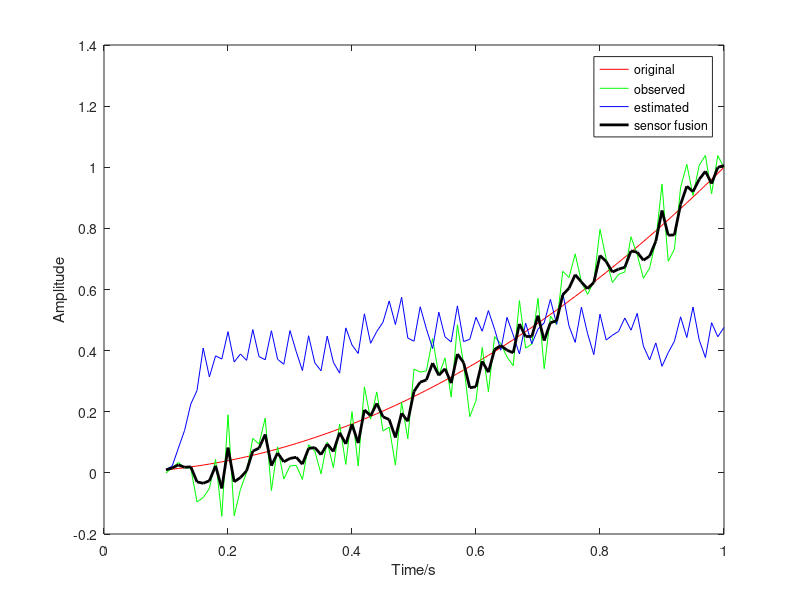

The MATLAB source for this figure:
%%  Kalman Filter
clc,clear;

% X(K)=F*X(K-1)+Q
% Y(K)=H*X(K)+R

% 
t=0.1:0.01:1;
L=length(t);

% real signal x, and observation y
x=zeros(1,L);
y=x;
y2=x;

x(1)=0.01;
for i=2:L
    x(i)=t(i)^2;
%     x(i)=x(i-1)*1;
    % add noise
    y(i)=x(i)+normrnd(0,0.1);
    y2(i)=x(i)+normrnd(0,0.01);
end
plot(t,x,t,y,'LineWidth',2);
%%
x3=zeros(1,L);
y3=zeros(1,L);
x3(1)=0.1;
y3(1)=0.1^2;
for i=2:L
    % real signal
    x3(i)=sin(3*x3(i-1));
    y3(i)=x3(i)^2+normrnd(0,0.1);
end
plot(t,x3,t,y3,'LineWidth',2);

%%
% filter algorithm

% model 1
% X(K)=X(K-1)+Q
% Y(K)=X(K)+R
% Q~N(0,1), R~N(0,1)
F1=1;
H1=1;
Q1=0.1;
R1=1;
Xplus1=zeros(1,L);
% initial value Xplus1(1)~N(0.01,0.01^2)
Xplus1(1)=0.01;
Pplus1=0.01^2;
% X(K)minus=F*X(K-1)plus
% P(K)minus=F*P(K-1)plus*F'+Q
% K=P(K)minus*H'*inv(H*P(K)minus*H'+R)
% X(K)plus=X(K)minus+K*(y(k)-H*X(K)minus)
% P(K)plus=(I-K*H)*P(K)minus
for i=2:L
    % prediction
    Xminus1=F1*Xplus1(i-1);
    Pminus1=F1*Pplus1*F1'+Q1;
    % update
    K1=(Pminus1*H1')/(H1*Pminus1*H1'+R1);
    Xplus1(i)=Xminus1+K1*(y(i)-H1*Xminus1);
    Pplus1=(eye(1)-K1*H1)*Pminus1;
end
plot(t,x,'r',t,y,'g',t,Xplus1,'b','LineWidth',2);


%%
% model 2
% X(K)=X(K-1)+X'(K-1)*dt+X"(K-1)*dt^2*(1/2!)+Q2
% Y(K)=X(K)+R, R~N(0,1)

% observation equation
% X=[X(K); X'(K); X"(K)]
% Y(K)=H*X+R, H=[1 0 0]

% prediction equation
% X(K)=X(K-1)+X'(K-1)*dt+X"(K-1)*dt^2*(1/2!)+Q2
% X'(K)=0*X(K-1)+X'(K-1)+X"(K-1)*dt+Q3
% X"(K)=0*X(K-1)+0*X'(K-1)+X"(K-1)+Q4
% F= 1    dt    0.5*dt^2
%    0    1      dt
%    0    0      1
% Q= Q2 0  0
%     0 Q3 0
%     0 0  Q4

dt=t(2)-t(1);
F2=[1,dt,0.5*dt^2;
    0,1,dt;
    0,0,1];
H2=[1,0,0];
Q2=[1,0,0;0,0.01,0;0,0,0.0001];
R2=20;
% initial value
Xplus2=zeros(3,L);
Xplus2(1,1)=0.1^2;
Xplus2(2,1)=0;
Xplus2(3,1)=0;
Pplus2=[0.01,0,0;  0,0.01,0;   0,0,0.0001];
for i=2:L
    Xminus2=F2*Xplus2(:,i-1);
    Pminus2=F2*Pplus2*F2'+Q2;
    K2=Pminus2*H2'/(H2*Pminus2*H2'+R2);
    Xplus2(:,i)=Xminus2+K2*(y(i)-H2*Xminus2);
    Pplus2=(eye(3)-K2*H2)*Pminus2;
end
plot(t,x,'r',t,y,'g',t,Xplus2(1,:),'b','LineWidth',2);
xlabel('Time/s');
ylabel('Amplitude');
legend('original','observed','estimated');

%%
% for x3 with model 2
dt=t(2)-t(1);
F2=[1,dt,0.5*dt^2;
    0,1,dt;
    0,0,1];
H2=[1,0,0];
Q2=[1,0,0;0,0.01,0;0,0,0.0001];
R2=20;
% initial value
Xplus2=zeros(3,L);
Xplus2(1,1)=0.1^2;
Xplus2(2,1)=0;
Xplus2(3,1)=0;
Pplus2=[0.01,0,0;  0,0.01,0;   0,0,0.0001];
for i=2:L
    Xminus2=F2*Xplus2(:,i-1);
    Pminus2=F2*Pplus2*F2'+Q2;
    K2=Pminus2*H2'/(H2*Pminus2*H2'+R2);
    Xplus2(:,i)=Xminus2+K2*(y3(i)-H2*Xminus2);
    Pplus2=(eye(3)-K2*H2)*Pminus2;
end
plot(t,x3,'r',t,y3,'g',t,Xplus2(1,:),'b','LineWidth',2);

%%
% sensor fusion
% Y1(K)=X(K)+R1
% Y2(K)=X(K)+R2
% H=[1;1] for model 1
% H=[1 0 0; 1 0 0] for model 2

F3=[1,dt,0.5*dt^2;
    0,1,dt;
    0,0,1];
H3=[1,0,0;  1 0 0];
Q3=[1,0,0;0,0.01,0;0,0,0.0001];
R3=[3,0; 0,5];

% initial value
Xplus3=zeros(3,L);
Xplus3(1,1)=0.1^2;
Xplus3(2,1)=0;
Xplus3(3,1)=0;
Pplus3=[0.01,0,0;  0,0.01,0;   0,0,0.0001];
for i=2:L
    Xminus3=F3*Xplus3(:,i-1);
    Pminus3=F3*Pplus2*F3'+Q3;
    K3=Pminus3*H3'/(H3*Pminus3*H3'+R3);
    Y=zeros(2,1);
    Y(1,1)=y(i);
    Y(2,1)=y2(i);
    Xplus3(:,i)=Xminus3+K3*(Y-H3*Xminus3);
    Pplus3=(eye(3)-K3*H3)*Pminus3;
end
plot(t,x,'r',t,y,'g',t,Xplus2(1,:),'b',t,Xplus3(1,:),'k','LineWidth',2);
xlabel('Time/s');
ylabel('Amplitude');
legend('original','observed','estimated','sensor fusion');



















